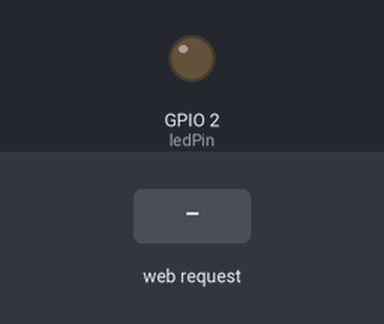
This sketch was run on a simulated ESP32. On the bench: output pins drawn as LEDs (lit = HIGH). The test bench sets the inputs (shaded band). What the sketch prints to the serial monitor is not drawn.

Above: at 1.2 s.
1.3 s: HTTP request GET /on received
At 2.2 s:
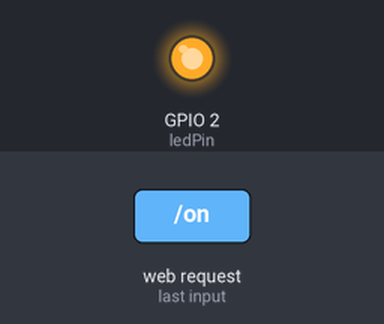
2.8 s: HTTP request GET /off received
At 3.3 s:
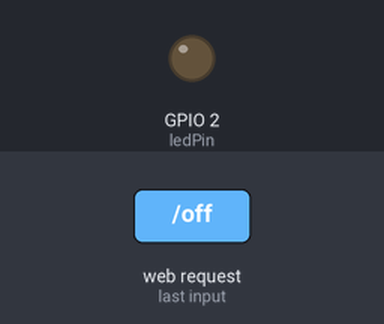
Timing chart, 0 to 5.8 s (numbered marks = the images above; inputs shaded):
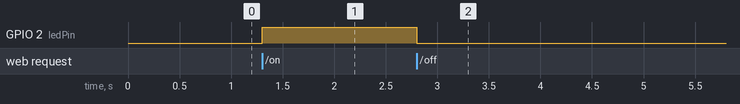

The sketch:

esp32_wifi__led_no_pass.ino
```cpp
#include <WiFi.h>
#include <WebServer.h>

const int ledPin = 2; // GPIO pin where the LED is connected
WebServer server(80);

void handleRoot() {
  server.send(200, "text/plain", "Use /on to turn the LED on and /off to turn it off");
}

void handleLEDOn() {
  digitalWrite(ledPin, HIGH);
  server.send(200, "text/plain", "LED is ON");
}

void handleLEDOff() {
  digitalWrite(ledPin, LOW);
  server.send(200, "text/plain", "LED is OFF");
}

void setup() {
  Serial.begin(115200);
  WiFi.softAP("ESP32_LED_Controller");

  pinMode(ledPin, OUTPUT);
  digitalWrite(ledPin, LOW);

  server.on("/", handleRoot);
  server.on("/on", handleLEDOn);
  server.on("/off", handleLEDOff);

  server.begin();
  Serial.println("HTTP server started");
}

void loop() {
  server.handleClient();
}
```

Measured:
- after the input at 1.3 s, GPIO 2 (ledPin): LOW → HIGH at once
- after the input at 2.8 s, GPIO 2 (ledPin): HIGH → LOW at once
